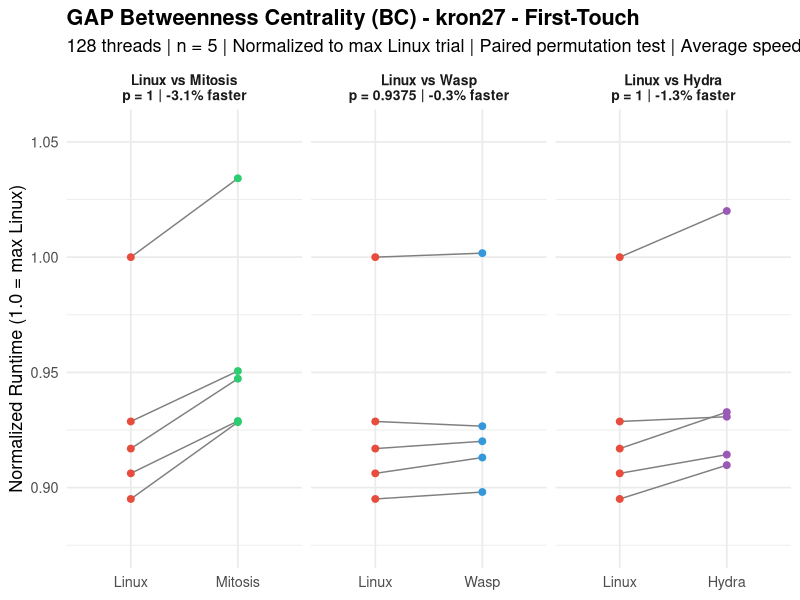
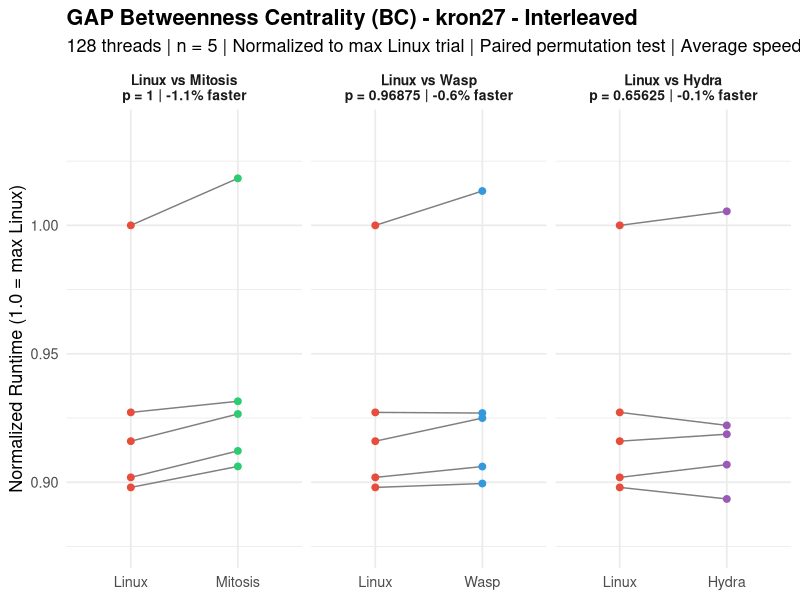
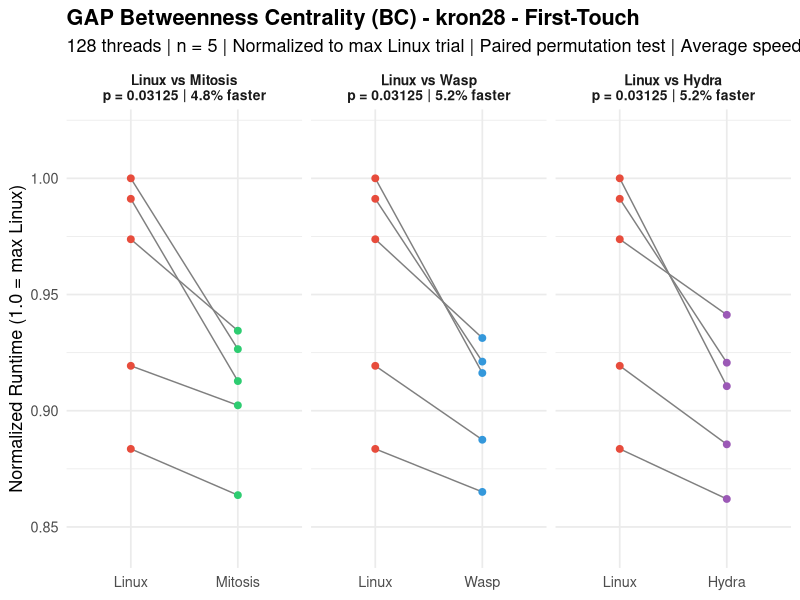
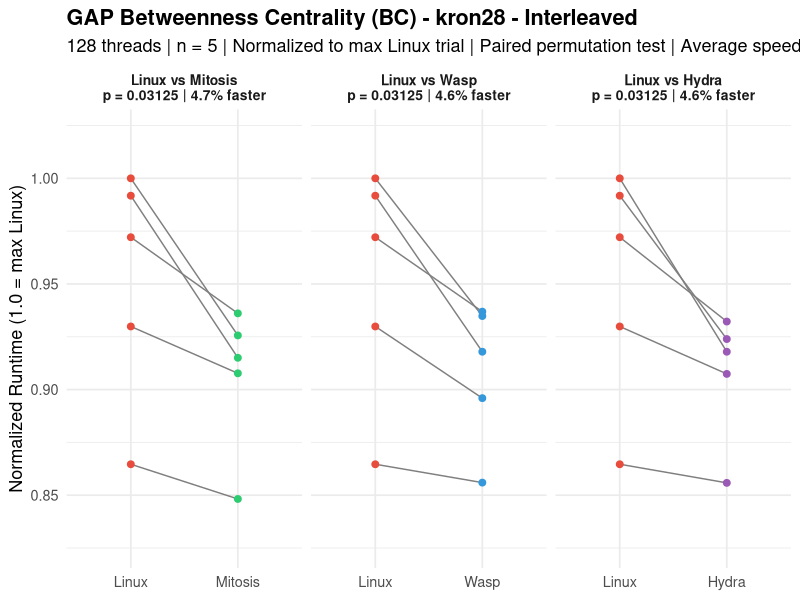
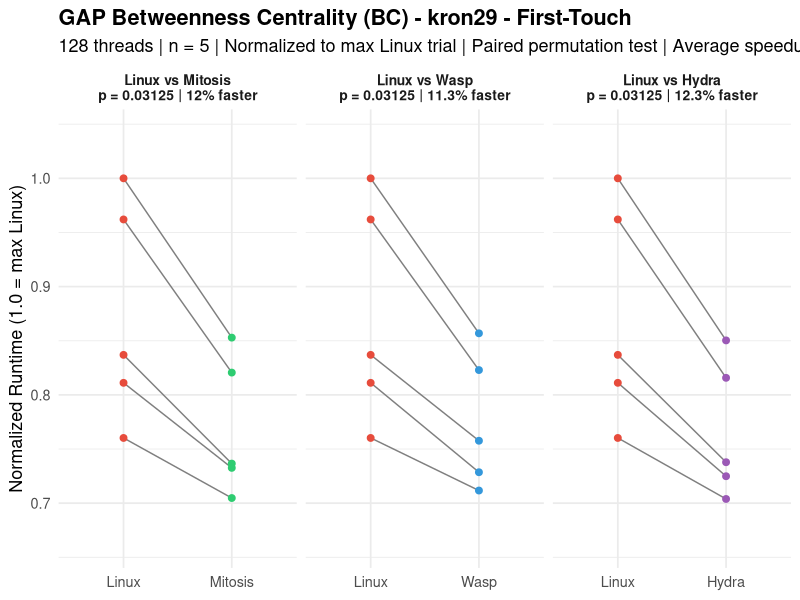
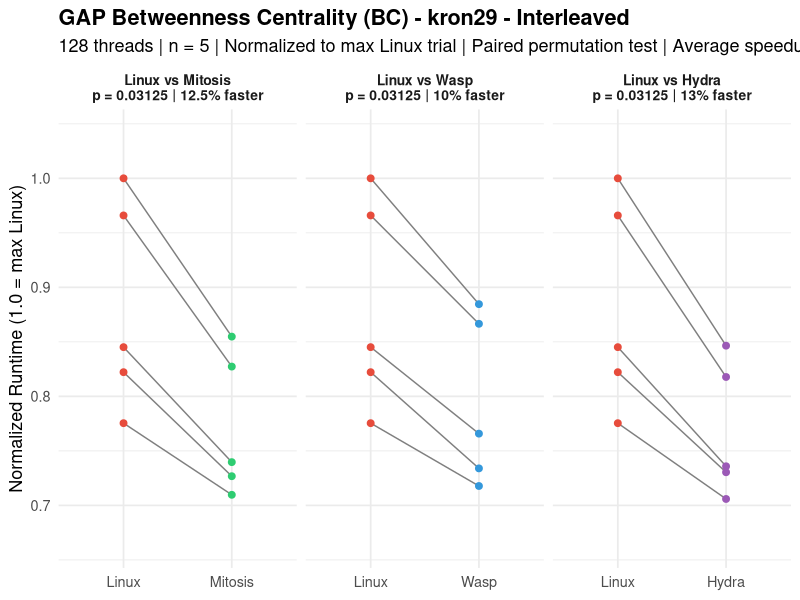
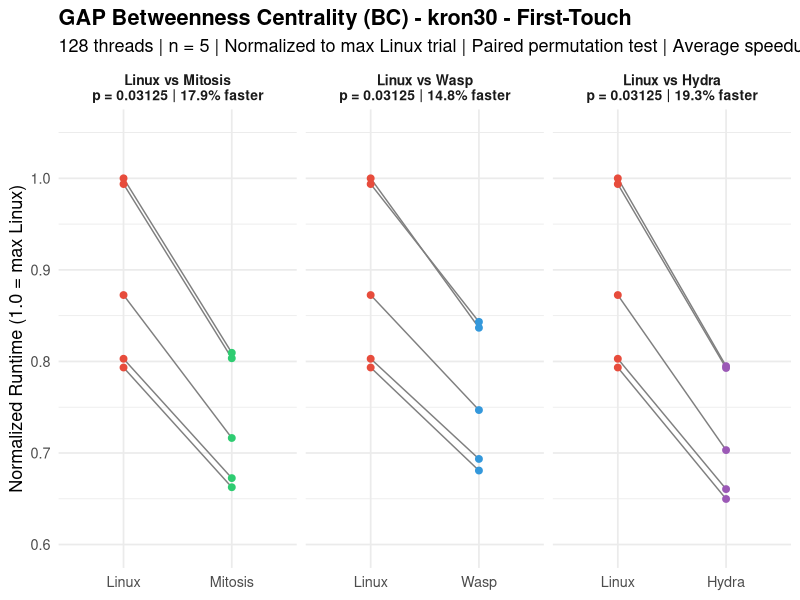
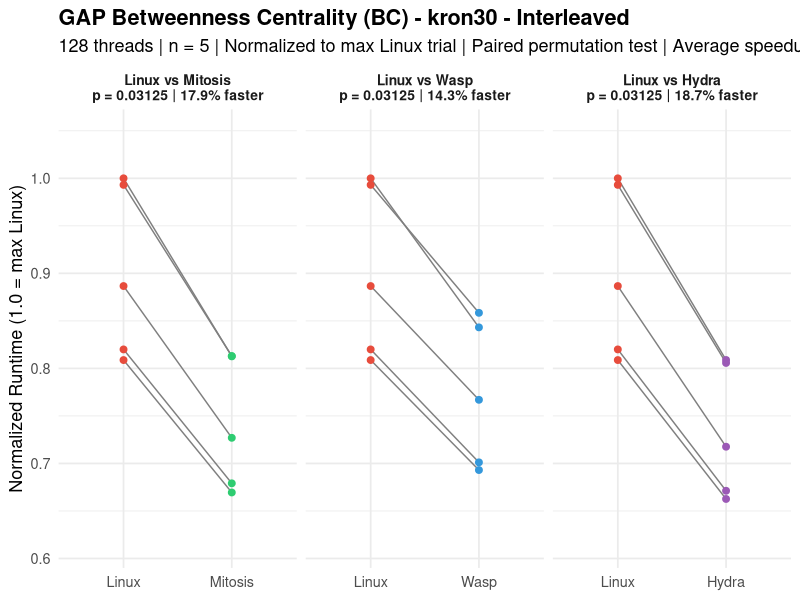

Write the R code that produced these figures, in order.
###############################################################################
###                              bc.R                                       ###
###############################################################################

library(ggplot2)

# =============================================================================
# RAW DATA: Trial Times (seconds) – BC (Betweenness Centrality) Benchmark
# 128 threads, n=5, repl_order_9 for Hydra
# Source: rawdata.txt
# =============================================================================

data <- list(
  # --- LINUX First-Touch ---
  linux_ft_kron27  = c(4.90674, 4.96771, 5.48193, 5.02660, 5.09110),
  linux_ft_kron28  = c(8.66935, 7.96993, 7.66010, 8.59287, 8.44211),
  linux_ft_kron29  = c(13.83380, 13.40707, 15.90102, 16.52888, 12.56563),
  linux_ft_kron30  = c(30.47549, 24.46888, 26.59006, 24.17824, 30.28428),
  linux_ft_uni27   = c(4.49935, 4.88154, 4.67789, 4.62772, 4.67098),
  linux_ft_uni28   = c(7.83971, 7.70742, 8.31134, 7.95331, 7.69698),
  linux_ft_uni29   = c(19.07057, 18.78238, 18.31517, 19.96941, 19.16277),
  linux_ft_uni30   = c(44.19197, 44.22043, 44.82875, 44.88824, 43.75288),
  linux_ft_twitter = c(2.79832, 2.83259, 2.89126, 2.94861, 2.68645),
  linux_ft_web     = c(0.56284, 0.56385, 0.54737, 0.54768, 0.55913),
  linux_ft_road    = c(0.90824, 0.82680, 0.72948, 0.75101, 0.84794),
  
  # --- LINUX Interleaved ---
  linux_il_kron27  = c(4.78605, 4.80686, 5.32972, 4.88197, 4.94169),
  linux_il_kron28  = c(8.78344, 8.16744, 7.59457, 8.71115, 8.53845),
  linux_il_kron29  = c(14.67579, 14.27705, 16.77364, 17.36504, 13.46484),
  linux_il_kron30  = c(32.14990, 26.36196, 28.50570, 26.00222, 31.92770),
  linux_il_uni27   = c(4.45827, 4.85439, 4.63438, 4.57764, 4.63659),
  linux_il_uni28   = c(8.07637, 7.91224, 8.57368, 8.15370, 7.96101),
  linux_il_uni29   = c(19.34791, 18.94564, 18.68820, 20.09955, 19.44714),
  linux_il_uni30   = c(45.51456, 45.52018, 45.91590, 45.97901, 45.23997),
  linux_il_twitter = c(2.40730, 2.49194, 2.51397, 2.60181, 2.31846),
  linux_il_web     = c(0.63231, 0.62291, 0.61419, 0.61734, 0.61973),
  linux_il_road    = c(0.93294, 0.90746, 0.76829, 0.82686, 0.91374),
  
  # --- MITOSIS Replicated ---
  mitosis_ft_kron27  = c(5.08943, 5.09223, 5.66944, 5.19282, 5.21109),
  mitosis_ft_kron28  = c(8.03232, 7.82265, 7.48766, 7.91312, 8.10096),
  mitosis_ft_kron29  = c(12.17419, 12.10902, 13.56354, 14.09708, 11.64859),
  mitosis_ft_kron30  = c(24.66819, 20.49666, 21.83207, 20.19227, 24.48602),
  mitosis_ft_uni27   = c(4.45350, 4.84387, 4.62721, 4.57454, 4.62608),
  mitosis_ft_uni28   = c(7.11425, 6.90640, 7.52905, 7.12829, 6.98391),
  mitosis_ft_uni29   = c(16.47907, 16.10452, 15.85754, 17.09980, 16.47427),
  mitosis_ft_uni30   = c(37.64579, 37.63634, 37.86626, 37.90930, 37.41111),
  mitosis_ft_twitter = c(2.80177, 2.93838, 2.92116, 2.94509, 2.72999),
  mitosis_ft_web     = c(0.62412, 0.60591, 0.58794, 0.59651, 0.59699),
  mitosis_ft_road    = c(0.91552, 0.86029, 0.75084, 0.77058, 0.86449),
  
  # --- MITOSIS Replicated+Interleaved ---
  mitosis_il_kron27  = c(4.82961, 4.86178, 5.42735, 4.93838, 4.96478),
  mitosis_il_kron28  = c(8.13021, 7.97274, 7.45024, 8.03725, 8.22198),
  mitosis_il_kron29  = c(12.84424, 12.62010, 14.36629, 14.84357, 12.32402),
  mitosis_il_kron30  = c(26.12686, 21.83224, 23.37164, 21.52263, 26.13876),
  mitosis_il_uni27   = c(4.41578, 4.83622, 4.58820, 4.54855, 4.61277),
  mitosis_il_uni28   = c(7.41676, 7.23546, 7.83681, 7.45211, 7.29741),
  mitosis_il_uni29   = c(17.22051, 16.84425, 16.65631, 17.86328, 17.29693),
  mitosis_il_uni30   = c(39.26459, 39.27833, 39.52680, 39.63546, 39.10956),
  mitosis_il_twitter = c(2.45264, 2.52897, 2.54264, 2.59104, 2.32402),
  mitosis_il_web     = c(0.68462, 0.64520, 0.64137, 0.64194, 0.65933),
  mitosis_il_road    = c(0.95611, 0.91802, 0.77916, 0.83655, 0.92218),
  
  # --- WASP First-Touch ---
  wasp_ft_kron27  = c(4.92331, 5.00528, 5.49145, 5.04405, 5.07984),
  wasp_ft_kron28  = c(7.94314, 7.69423, 7.49966, 7.98564, 8.07372),
  wasp_ft_kron29  = c(12.52307, 12.04250, 13.60196, 14.16287, 11.76300),
  wasp_ft_kron30  = c(25.50050, 21.13473, 22.76175, 20.74872, 25.69785),
  wasp_ft_uni27   = c(4.42025, 4.84760, 4.62403, 4.58977, 4.62172),
  wasp_ft_uni28   = c(7.42548, 6.99967, 7.52242, 7.20247, 7.00609),
  wasp_ft_uni29   = c(16.67157, 16.10010, 15.88236, 17.11762, 16.51276),
  wasp_ft_uni30   = c(37.99265, 38.84381, 38.75248, 38.97097, 38.09107),
  wasp_ft_twitter = c(2.84589, 2.93132, 2.93581, 2.96456, 2.74040),
  wasp_ft_web     = c(0.56359, 0.55327, 0.56454, 0.54808, 0.55989),
  wasp_ft_road    = c(0.90751, 0.85162, 0.75002, 0.79521, 0.85946),
  
  # --- WASP Interleaved ---
  wasp_il_kron27  = c(4.79413, 4.82933, 5.40100, 4.92988, 4.94032),
  wasp_il_kron28  = c(8.21073, 7.86941, 7.51824, 8.06240, 8.22909),
  wasp_il_kron29  = c(13.29821, 12.74501, 15.04758, 15.36072, 12.46427),
  wasp_il_kron30  = c(27.10790, 22.54183, 24.65710, 22.28141, 27.59926),
  wasp_il_uni27   = c(4.48185, 4.81685, 4.62983, 4.51850, 4.62588),
  wasp_il_uni28   = c(7.69394, 7.24862, 7.86016, 7.46305, 7.30513),
  wasp_il_uni29   = c(17.54968, 17.64655, 16.68436, 18.53099, 17.35638),
  wasp_il_uni30   = c(40.07167, 39.88642, 40.17865, 40.21686, 40.21491),
  wasp_il_twitter = c(2.46543, 2.51656, 2.54752, 2.62221, 2.34647),
  wasp_il_web     = c(0.64557, 0.62261, 0.61999, 0.61844, 0.63775),
  wasp_il_road    = c(0.99775, 0.93492, 0.82396, 0.84638, 0.96438),
  
  # --- HYDRA Replicated (repl_order_9) ---
  hydra_ft_kron27  = c(4.98719, 5.01230, 5.59173, 5.11344, 5.10233),
  hydra_ft_kron28  = c(7.89403, 7.67714, 7.47336, 7.98161, 8.16017),
  hydra_ft_kron29  = c(12.19525, 11.98156, 13.48334, 14.05485, 11.63432),
  hydra_ft_kron30  = c(24.22452, 20.13112, 21.42900, 19.80251, 24.16154),
  hydra_ft_uni27   = c(4.37346, 4.80972, 4.58331, 4.52122, 4.60576),
  hydra_ft_uni28   = c(7.06685, 6.88440, 7.50384, 7.10232, 6.96770),
  hydra_ft_uni29   = c(16.36981, 15.97858, 15.74845, 16.98174, 16.39432),
  hydra_ft_uni30   = c(37.46504, 37.46699, 37.70730, 37.71466, 37.21890),
  hydra_ft_twitter = c(2.79418, 2.90264, 2.92008, 2.96016, 2.70981),
  hydra_ft_web     = c(0.60778, 0.60674, 0.60390, 0.59455, 0.59883),
  hydra_ft_road    = c(1.12312, 1.06045, 0.95911, 1.00513, 1.05548),
  
  # --- HYDRA Replicated+Interleaved (repl_order_9) ---
  hydra_il_kron27  = c(4.76204, 4.83331, 5.35887, 4.89642, 4.91473),
  hydra_il_kron28  = c(8.06233, 7.97022, 7.51719, 8.11517, 8.18792),
  hydra_il_kron29  = c(12.77821, 12.68349, 14.20056, 14.69924, 12.25762),
  hydra_il_kron30  = c(26.00465, 21.58025, 23.07030, 21.30307, 25.90409),
  hydra_il_uni27   = c(4.35317, 4.77772, 4.56465, 4.50377, 4.55864),
  hydra_il_uni28   = c(7.40846, 7.26121, 7.84156, 7.45651, 7.31540),
  hydra_il_uni29   = c(17.23995, 16.84680, 16.63796, 17.87983, 17.27434),
  hydra_il_uni30   = c(39.34325, 39.32475, 39.53341, 39.52368, 39.09657),
  hydra_il_twitter = c(2.43087, 2.50876, 2.52796, 2.59600, 2.37917),
  hydra_il_web     = c(0.66161, 0.64531, 0.65673, 0.65076, 0.65633),
  hydra_il_road    = c(1.18956, 1.14501, 1.01715, 1.05209, 1.15011)
)

# =============================================================================
# PAIRED PERMUTATION TEST (exact, one-sided: Linux slower → diff > 0)
# =============================================================================

perm_test <- function(baseline, treatment) {
  d <- baseline - treatment
  obs <- mean(d)
  n <- length(d)
  perm_stats <- numeric(2^n)
  for (i in 0:(2^n - 1)) {
    signs <- 2 * as.integer(intToBits(i)[1:n]) - 1
    perm_stats[i + 1] <- mean(signs * abs(d))
  }
  p <- mean(perm_stats >= obs)
  return(list(obs = obs, p = p))
}

# =============================================================================
# RUN ALL TESTS
# =============================================================================

graphs <- c("kron27", "kron28", "kron29", "kron30",
            "uni27", "uni28", "uni29", "uni30",
            "twitter", "web", "road")
policies <- c("ft", "il")
policy_labels <- c(ft = "First-Touch", il = "Interleaved")
systems <- c("mitosis", "wasp", "hydra")

results <- data.frame()

pdf("bc.pdf", width = 10, height = 5)

for (graph in graphs) {
  for (pol in policies) {
    linux_key <- paste0("linux_", pol, "_", graph)
    for (sys in systems) {
      sys_key <- paste0(sys, "_", pol, "_", graph)
      res <- perm_test(data[[linux_key]], data[[sys_key]])
      results <- rbind(results, data.frame(
        Graph = graph,
        Policy = policy_labels[pol],
        Comparison = paste("Linux vs", tools::toTitleCase(sys)),
        MeanDiff = round(res$obs, 5),
        p_value = res$p,
        stringsAsFactors = FALSE
      ))
    }
  }
}

# Print results table
cat("\n====== PAIRED PERMUTATION TEST RESULTS (exact, one-sided) ======\n")
cat("BC (Betweenness Centrality)\n")
cat("128 threads | 5 trials | repl_order_9 for Hydra\n\n")
print(results, row.names = FALSE)

# Count significant results
cat("\n\nSignificant (p < 0.05):", sum(results$p_value < 0.05), "of", nrow(results), "\n")
cat("Non-significant (p >= 0.05):", sum(results$p_value >= 0.05), "of", nrow(results), "\n")

# =============================================================================
# PLOTS: One per graph per policy, with 3 facets (Mitosis, WASP, Hydra)
# =============================================================================

for (graph in graphs) {
  for (pol in policies) {
    linux_key <- paste0("linux_", pol, "_", graph)
    max_linux <- max(data[[linux_key]])
    df_list <- list()
    
    for (sys in systems) {
      sys_key <- paste0(sys, "_", pol, "_", graph)
      res <- perm_test(data[[linux_key]], data[[sys_key]])
      sys_label <- tools::toTitleCase(sys)
      pct <- round(res$obs / mean(data[[linux_key]]) * 100, 1)
      label <- paste0("Linux vs ", sys_label,
                      "\np = ", res$p,
                      " | ", pct, "% faster")
      df_list[[sys]] <- data.frame(
        Trial = rep(1:5, 2),
        Zeit = c(data[[linux_key]] / max_linux, data[[sys_key]] / max_linux),
        Bedingung = factor(rep(c("Linux", sys_label), each = 5),
                           levels = c("Linux", sys_label)),
        Vergleich = label
      )
    }
    
    df <- do.call(rbind, df_list)
    df$Vergleich <- factor(df$Vergleich, levels = unique(df$Vergleich))
    
    # Compute y-axis limits with padding for better spread
    y_min <- min(df$Zeit)
    y_max <- max(df$Zeit)
    y_pad <- (y_max - y_min) * 0.15
    
    p <- ggplot(df, aes(x = Bedingung, y = Zeit)) +
      geom_line(aes(group = Trial), color = "gray50", linewidth = 0.5) +
      geom_point(aes(color = Bedingung), size = 2) +
      scale_color_manual(values = c("Linux" = "#E74C3C",
                                    "Mitosis" = "#2ECC71",
                                    "Wasp" = "#3498DB",
                                    "Hydra" = "#9B59B6")) +
      coord_cartesian(ylim = c(y_min - y_pad, y_max + y_pad)) +
      facet_wrap(~ Vergleich, scales = "free_x") +
      labs(
        title = paste0("GAP Betweenness Centrality (BC) - ",
                       graph, " - ", policy_labels[pol]),
        subtitle = "128 threads | n = 5 | Normalized to max Linux trial | Paired permutation test | Average speedup",
        x = NULL,
        y = "Normalized Runtime (1.0 = max Linux)"
      ) +
      theme_minimal(base_size = 13) +
      theme(legend.position = "none",
            plot.title = element_text(face = "bold"),
            strip.text = element_text(face = "bold", size = 10))
    
    print(p)
  }
}

dev.off()
cat("Saved all plots to bc.pdf\n")
